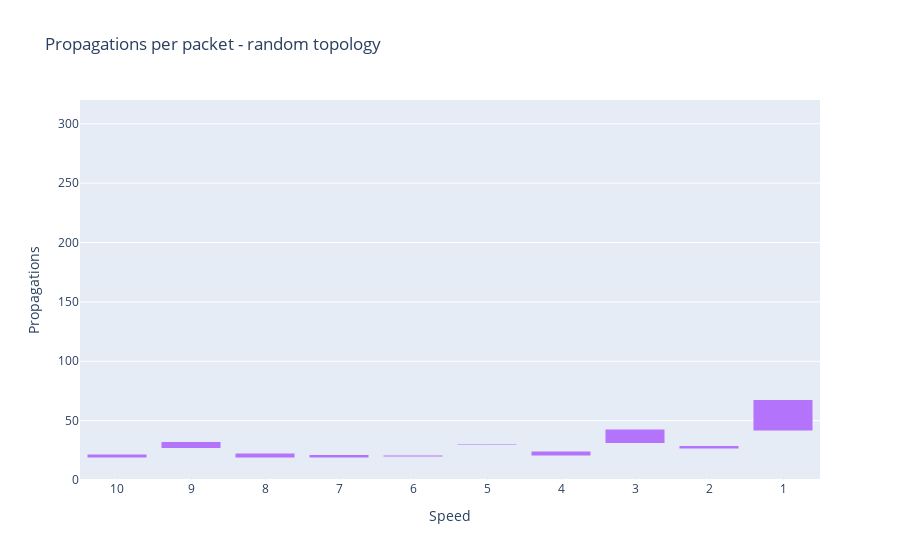

This figure's notebook cell:
### Code cell
fig = get_propagations_per_packet_bar_chart('random', title='Propagations per packet - random topology')
fig.show()

### Figure 1 — Plotly figure (JSON) as saved in the notebook; plotly's stock layout.template omitted (floating-point values rounded to 4 significant figures)
{"data": [{"marker": {"color": "rgb(255, 255, 255)"}, "name": "line", "type": "bar", "width": 0, "y": [18.75, 26.67, 18.82, 18.62, 19.62, 29.63, 20.63, 31.03, 26.23, 41.27]}, {"marker": {"color": "#B473FB"}, "name": "random", "type": "bar", "y": [2.75, 5.44, 3.88, 2.52, 1.03, 0.79, 3.69, 11.59, 2.59, 26.34]}], "layout": {"barmode": "stack", "showlegend": false, "title": {"text": "Propagations per packet - random topology"}, "xaxis": {"tickmode": "array", "ticktext": ["10", "9", "8", "7", "6", "5", "4", "3", "2", "1"], "tickvals": [0, 1, 2, 3, 4, 5, 6, 7, 8, 9], "title": {"text": "Speed"}}, "yaxis": {"range": [0, 320], "title": {"text": "Propagations"}}}}
